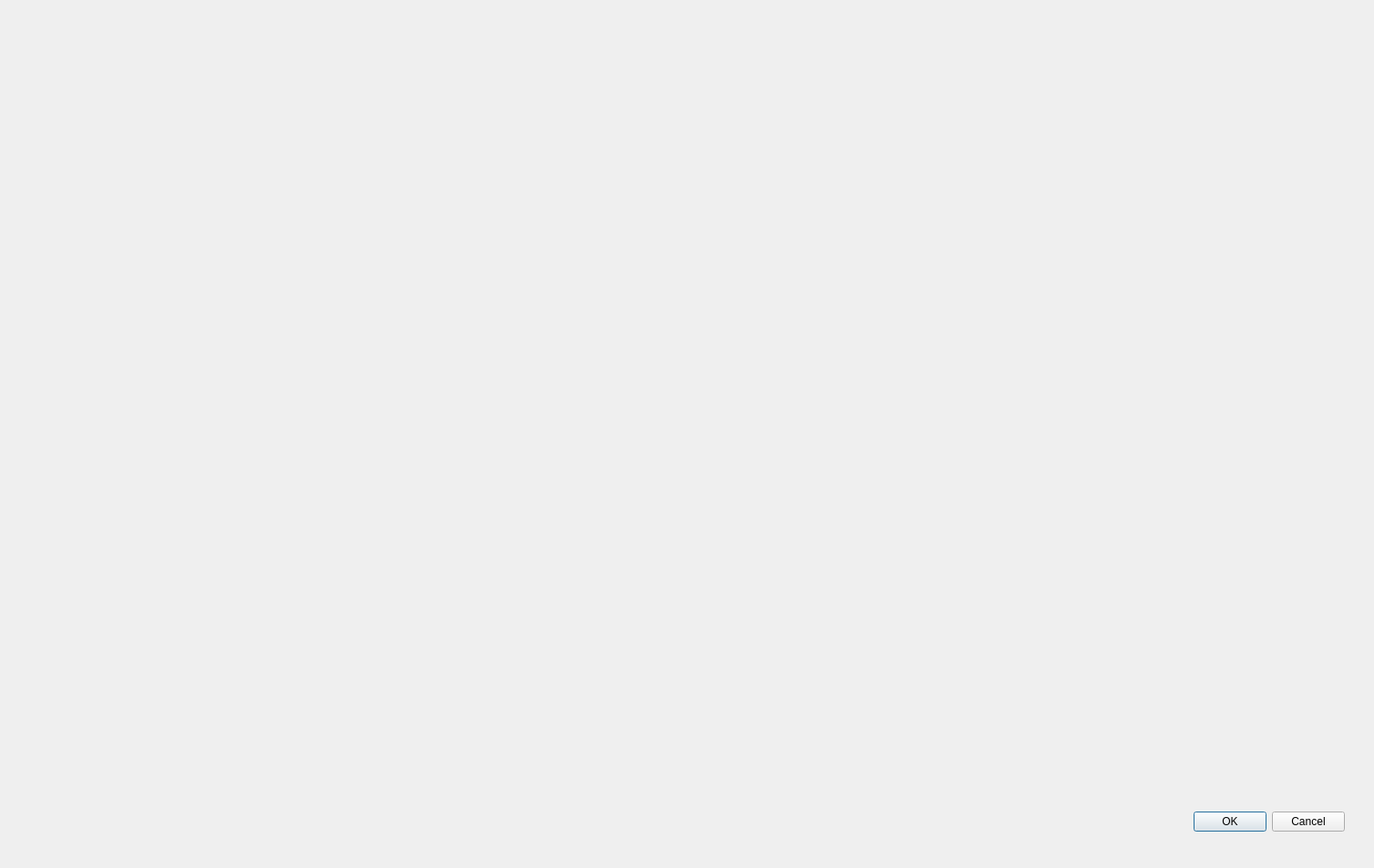
<?xml version="1.0" encoding="UTF-8"?>
<ui version="4.0">
 <class>check</class>
 <widget class="QDialog" name="check">
  <property name="geometry">
   <rect>
    <x>0</x>
    <y>0</y>
    <width>1508</width>
    <height>953</height>
   </rect>
  </property>
  <property name="windowTitle">
   <string>Dialog</string>
  </property>
  <widget class="QDialogButtonBox" name="buttonBox">
   <property name="geometry">
    <rect>
     <x>1310</x>
     <y>890</y>
     <width>166</width>
     <height>25</height>
    </rect>
   </property>
   <property name="orientation">
    <enum>Qt::Horizontal</enum>
   </property>
   <property name="standardButtons">
    <set>QDialogButtonBox::Cancel|QDialogButtonBox::Ok</set>
   </property>
  </widget>
 </widget>
 <resources/>
 <connections>
  <connection>
   <sender>buttonBox</sender>
   <signal>accepted()</signal>
   <receiver>check</receiver>
   <slot>accept()</slot>
   <hints>
    <hint type="sourcelabel">
     <x>248</x>
     <y>254</y>
    </hint>
    <hint type="destinationlabel">
     <x>157</x>
     <y>274</y>
    </hint>
   </hints>
  </connection>
  <connection>
   <sender>buttonBox</sender>
   <signal>rejected()</signal>
   <receiver>check</receiver>
   <slot>reject()</slot>
   <hints>
    <hint type="sourcelabel">
     <x>316</x>
     <y>260</y>
    </hint>
    <hint type="destinationlabel">
     <x>286</x>
     <y>274</y>
    </hint>
   </hints>
  </connection>
 </connections>
</ui>
